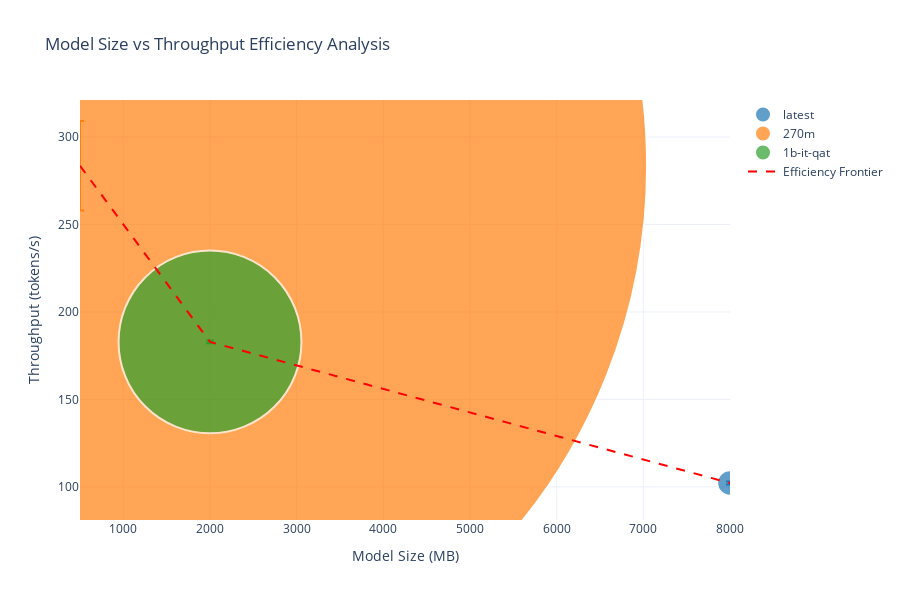

Write notebook code for a chart like this one.
### Code cell
# Model Size vs Throughput Efficiency Analysis
def create_efficiency_analysis():
    """Analyze efficiency trade-offs between model size and performance"""

    # Define model characteristics (estimated based on variant names)
    model_characteristics = {
        'latest': {'size_mb': 8000, 'params_m': 8, 'description': 'Full Precision'},
        '270m': {'size_mb': 500, 'params_m': 0.27, 'description': 'Compact'},
        '1b-it-qat': {'size_mb': 2000, 'params_m': 1, 'description': 'Quantized'}
    }

    # Create efficiency analysis data
    efficiency_data = []
    for variant in baseline_df['variant'].unique():
        variant_data = baseline_df[baseline_df['variant'] == variant]
        char = model_characteristics.get(variant, {'size_mb': 1000, 'params_m': 1, 'description': 'Unknown'})

        efficiency_data.append({
            'variant': variant,
            'throughput_mean': variant_data['tokens_s'].mean(),
            'throughput_std': variant_data['tokens_s'].std(),
            'ttft_mean': variant_data['ttft_s'].mean(),
            'model_size_mb': char['size_mb'],
            'params_millions': char['params_m'],
            'description': char['description'],
            'efficiency': variant_data['tokens_s'].mean() / char['size_mb'] * 1000  # tokens/s per MB
        })

    efficiency_df = pd.DataFrame(efficiency_data)

    # Create bubble chart: size vs throughput with efficiency as bubble size
    fig = go.Figure()

    colors = {'latest': '#1f77b4', '270m': '#ff7f0e', '1b-it-qat': '#2ca02c'}

    for _, row in efficiency_df.iterrows():
        fig.add_trace(go.Scatter(
            x=[row['model_size_mb']],
            y=[row['throughput_mean']],
            mode='markers',
            name=row['variant'],
            marker=dict(
                size=row['efficiency'] * 2,  # Scale bubble size
                color=colors[row['variant']],
                opacity=0.7,
                line=dict(width=2, color='white')
            ),
            text=f"{row['variant']}<br>Size: {row['model_size_mb']}MB<br>Throughput: {row['throughput_mean']:.1f} tok/s<br>Efficiency: {row['efficiency']:.2f}",
            hovertemplate='<b>%{text}</b><extra></extra>',
            error_y=dict(type='data', array=[row['throughput_std']])
        ))

    # Add efficiency frontier line
    efficiency_df_sorted = efficiency_df.sort_values('model_size_mb')
    fig.add_trace(go.Scatter(
        x=efficiency_df_sorted['model_size_mb'],
        y=efficiency_df_sorted['throughput_mean'],
        mode='lines',
        name='Efficiency Frontier',
        line=dict(color='red', width=2, dash='dash'),
        showlegend=True
    ))

    fig.update_layout(
        title="Model Size vs Throughput Efficiency Analysis",
        xaxis_title="Model Size (MB)",
        yaxis_title="Throughput (tokens/s)",
        height=600,
        font=dict(size=12)
    )

    return fig, efficiency_df


# Create and display
efficiency_fig, efficiency_df = create_efficiency_analysis()
efficiency_fig.show()

# Display efficiency analysis
print("\n📊 Model Efficiency Analysis:")
print(efficiency_df[['variant', 'model_size_mb', 'throughput_mean', 'efficiency']].round(3))

# Find most efficient variant
most_efficient = efficiency_df.loc[efficiency_df['efficiency'].idxmax(), 'variant']
print(f"\n🎯 Most Efficient Variant: {most_efficient} ({efficiency_df.loc[efficiency_df['efficiency'].idxmax(), 'efficiency']:.2f} tok/s/MB)")

### Figure 1 — Plotly figure (JSON) as saved in the notebook; plotly's stock layout.template omitted (floating-point values rounded to 4 significant figures)
{"data": [{"error_y": {"array": [0.907], "type": "data"}, "hovertemplate": "<b>%{text}</b><extra></extra>", "marker": {"color": "#1f77b4", "line": {"color": "white", "width": 2}, "opacity": 0.7, "size": 25.55}, "mode": "markers", "name": "latest", "text": "latest<br>Size: 8000MB<br>Throughput: 102.2 tok/s<br>Efficiency: 12.78", "type": "scatter", "x": [8000], "y": [102.2]}, {"error_y": {"array": [25.58], "type": "data"}, "hovertemplate": "<b>%{text}</b><extra></extra>", "marker": {"color": "#ff7f0e", "line": {"color": "white", "width": 2}, "opacity": 0.7, "size": 1134.0}, "mode": "markers", "name": "270m", "text": "270m<br>Size: 500MB<br>Throughput: 283.6 tok/s<br>Efficiency: 567.12", "type": "scatter", "x": [500], "y": [283.6]}, {"error_y": {"array": [0.8337], "type": "data"}, "hovertemplate": "<b>%{text}</b><extra></extra>", "marker": {"color": "#2ca02c", "line": {"color": "white", "width": 2}, "opacity": 0.7, "size": 182.9}, "mode": "markers", "name": "1b-it-qat", "text": "1b-it-qat<br>Size: 2000MB<br>Throughput: 182.9 tok/s<br>Efficiency: 91.44", "type": "scatter", "x": [2000], "y": [182.9]}, {"line": {"color": "red", "dash": "dash", "width": 2}, "mode": "lines", "name": "Efficiency Frontier", "showlegend": true, "type": "scatter", "x": [500, 2000, 8000], "y": [283.6, 182.9, 102.2]}], "layout": {"font": {"size": 12}, "height": 600, "title": {"text": "Model Size vs Throughput Efficiency Analysis"}, "xaxis": {"title": {"text": "Model Size (MB)"}}, "yaxis": {"title": {"text": "Throughput (tokens/s)"}}}}
